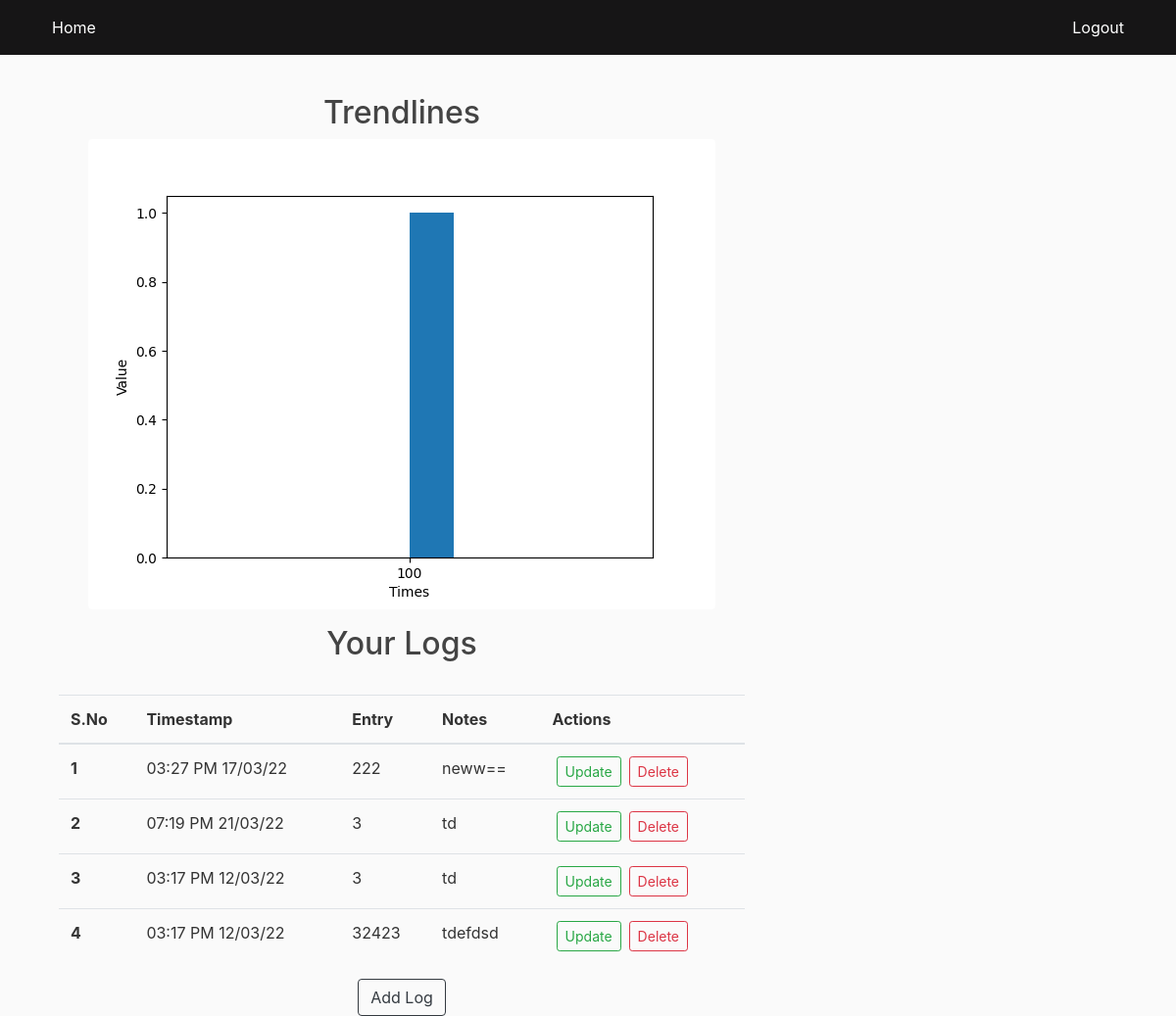
The app's page /showlogs/1 (signed in) with its own data.
### app.py (models this page shows)
class Log(db.Model):
    logno = db.Column(db.Integer, primary_key=True)
    tracker_id = db.Column(db.Integer, db.ForeignKey("tracker.sno"))
    value = db.Column(db.String(50))
    timestamp= db.Column(db.DateTime, default=datetime.utcnow)
    note=db.Column(db.String(200))

### app.py (the view)
@app.route("/showlogs/<sno>", methods=['GET','POST'])
@login_required
def show_logs(sno):
    if request.method=='GET':
        logs = Log.query.filter_by(tracker_id=sno).all()
        col=[]
        col2=[]
        for log in logs:
            time=log.timestamp
            time=time.strftime("%d/%m/%y")
            col.append(time)
            col2.append(log.value)
        y = col2
        plt.hist(y)
        plt.xlabel("Times")  # add X-axis label
        plt.ylabel("Value")  # add Y-axis label
        plt.savefig("static/graph.png")
        plt.switch_backend('agg')
        return render_template("showlogs.html", sno=sno, logs=logs)

### app.py (called while the page is built)
@login_manager.user_loader
def load_user(user_id):
    return User.query.get(int(user_id))

### templates/showlogs.html (shortened to what this page needs)
{% extends 'base.html' %}
{% block body %}
<div class="container my-3">
    <h2 class="text-center">Trendlines</h2>
    <img src="/static/graph.png" class="rounded mx-auto d-block" alt="Trendline Graph">
    </div>
<div class="container my-3">
    <h2 class="text-center">Your Logs</h2>
    <br>
    <table class="table">
        <thead>
            <tr>
                <th scope="col">S.No</th>
                <th scope="col">Timestamp</th>
                <th scope="col">Entry</th>
                <th scope="col">Notes</th>
                <th scope="col">Actions</th>
            </tr>
        </thead>
        <tbody>
            {% for log in logs %}
            <tr>
                <th scope="row">{{loop.index}}</th>
                <td>{{log.timestamp.strftime("%I:%M %p %d/%m/%y")}}</td>
                <td>{{log.value}}</td>
                <td>{{log.note}}</td>
                <td>
                    <a href="/updatelog/{{log.logno}}" type="button"
                        class="btn btn-outline-success btn-sm mx-1">Update</button>
                    <a href="/deletelog/{{log.logno}}" type="button"
                        class="btn btn-outline-danger btn-sm mx-1">Delete</button>
                </td>
            </tr>
            {% endfor %}
        </tbody>
    </table>
</div>
<div class="text-center"> <a class="btn btn-outline-dark" href="/addlog/{{sno}}" role="button">Add Log</a> </div>
    {% endblock body %}

### static/main.css (style rules this page uses)
body { background: #fafafa; color: #333333; margin-top: 5rem; }
h1, h2, h3, h4, h5, h6 { color: #444444; }

### records on screen
Log: timestamp "03:27 PM 17/03/22", value "222", note "neww=="
Log: timestamp "07:19 PM 21/03/22", value "3", note "td"
Log: timestamp "03:17 PM 12/03/22", value "3", note "td"
Log: timestamp "03:17 PM 12/03/22", value "32423", note "tdefdsd"
